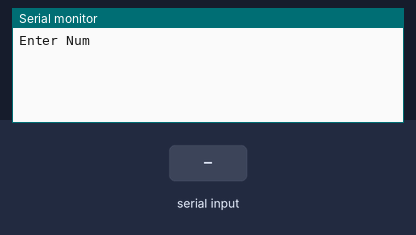
This sketch was run on a simulated Arduino Uno, built with avr-gcc and run on an emulated ATmega328P. Shown: the last lines printed to the serial monitor. The test bench sets the inputs (shaded band).

Above: at 1.2 s.
1.3 s: "90,45\n" received over Serial
At 2.4 s:
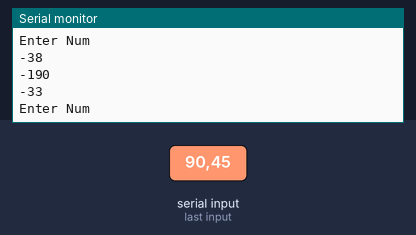
2.8 s: "30,150\n" received over Serial
At 3.9 s:
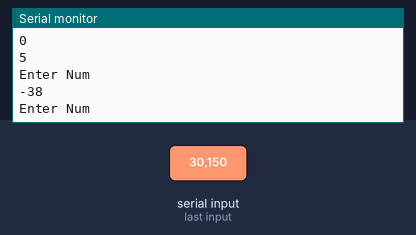
Timing chart, 0 to 5.8 s (numbered marks = the images above; inputs shaded):
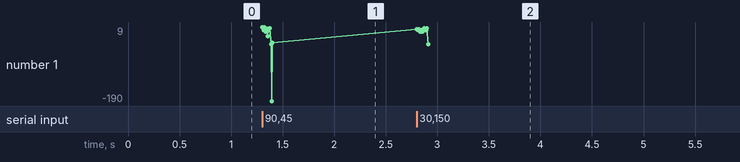

The sketch:

FunctionTest.ino
```cpp
void setup()
{
  // put your setup code here, to run once:
  Serial.begin(9600);
}

void loop()
{
  // put your main code here, to run repeatedly:
  Serial.println("Enter Num");
  while(Serial.available() == 0);
  int x = int(Serial.read() - '0');
  Serial.println(x);
  Serial.println("Enter Num");
  while(Serial.available() == 0);
  int y = int(Serial.read() - '0');
  Serial.println(y);
  Serial.println(Calculate(x,y));
   Serial.println(CalculateAdd(x,y));

}
```

Calculate.ino
```cpp
int Calculate(int x, int y){
  return x*y;
}

int CalculateAdd(int x, int y){
  return x+y;
}
```

Measured:
- after the input at 1.3 s, the serial monitor: prints a new line at once (image 1)
- after the input at 2.8 s, the serial monitor: prints a new line at once (image 2)
